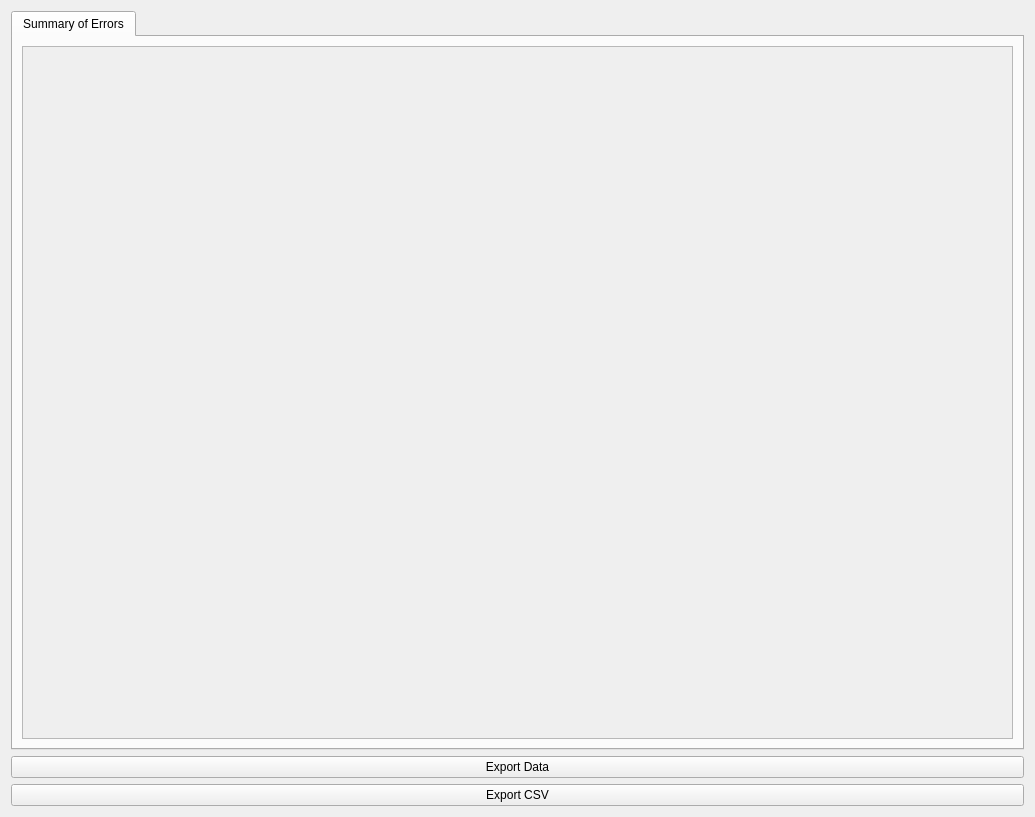
<?xml version="1.0" encoding="UTF-8"?>
<ui version="4.0">
 <class>w_errors</class>
 <widget class="QWidget" name="w_errors">
  <property name="geometry">
   <rect>
    <x>0</x>
    <y>0</y>
    <width>1035</width>
    <height>817</height>
   </rect>
  </property>
  <property name="windowTitle">
   <string>Form</string>
  </property>
  <layout class="QVBoxLayout" name="verticalLayout">
   <item>
    <widget class="QTabWidget" name="tabWidget">
     <property name="font">
      <font>
       <kerning>false</kerning>
      </font>
     </property>
     <property name="currentIndex">
      <number>0</number>
     </property>
     <widget class="QWidget" name="tab">
      <attribute name="title">
       <string>Summary of Errors</string>
      </attribute>
      <layout class="QGridLayout" name="gridLayout">
       <item row="0" column="0">
        <widget class="QScrollArea" name="scrollAreaErrorTable">
         <property name="font">
          <font>
           <kerning>true</kerning>
          </font>
         </property>
         <property name="widgetResizable">
          <bool>true</bool>
         </property>
         <widget class="QWidget" name="scrollAreaWidgetContents">
          <property name="geometry">
           <rect>
            <x>0</x>
            <y>0</y>
            <width>991</width>
            <height>695</height>
           </rect>
          </property>
         </widget>
        </widget>
       </item>
      </layout>
     </widget>
    </widget>
   </item>
   <item>
    <widget class="QPushButton" name="btnExport">
     <property name="text">
      <string>Export Data</string>
     </property>
    </widget>
   </item>
   <item>
    <widget class="QPushButton" name="btnExportCSV">
     <property name="text">
      <string>Export CSV</string>
     </property>
    </widget>
   </item>
  </layout>
 </widget>
 <resources/>
 <connections/>
</ui>
